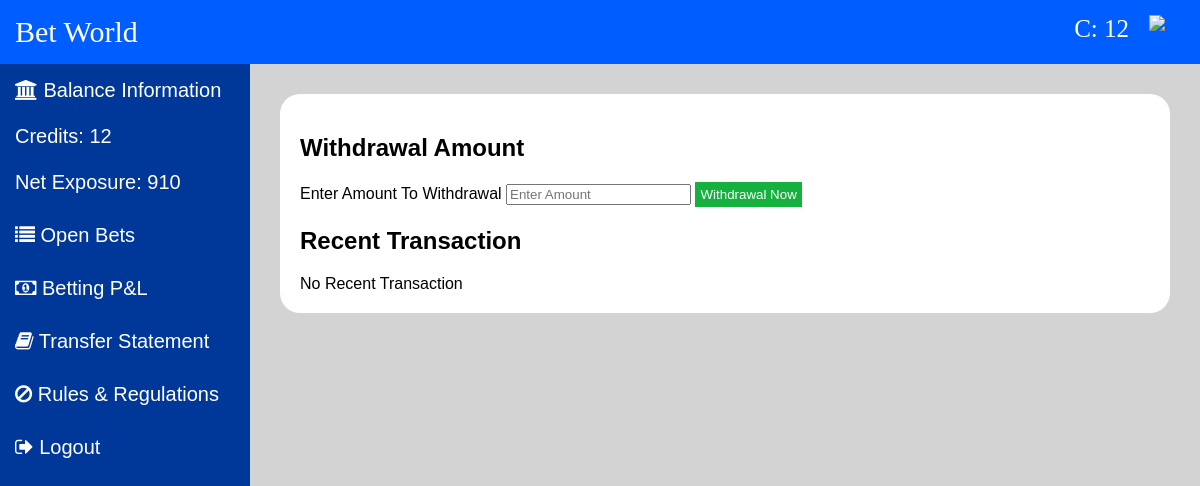
The app's page /transfer.php (signed in), older data.
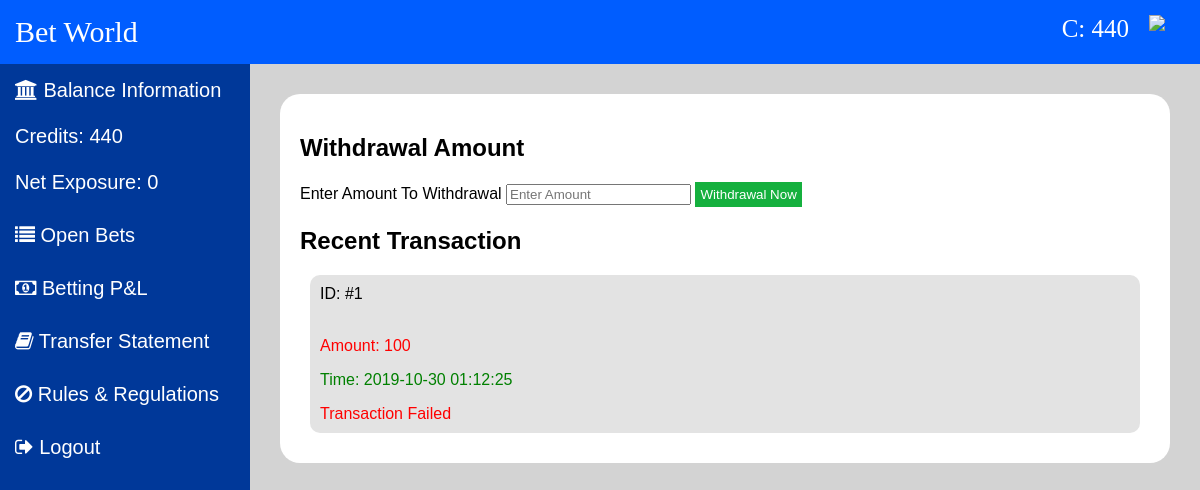
The same page, newer data.
### tables this page shows
CREATE TABLE `users` (
  `id` int(11) NOT NULL,
  `name` varchar(1100) NOT NULL,
  `username` varchar(1100) NOT NULL,
  `email` varchar(1100) NOT NULL,
  `password` varchar(1100) NOT NULL,
  `phone` varchar(1100) NOT NULL,
  `credits` int(11) NOT NULL,
  `status` int(11) NOT NULL
);

CREATE TABLE `withdrawal` (
  `id` int(11) NOT NULL,
  `username` varchar(1100) NOT NULL,
  `amount` int(11) NOT NULL,
  `time` datetime NOT NULL,
  `status` int(11) NOT NULL
);

### assets/import/config.php (called while the page is built, shortened)
<?php
$SiteName = "Bet World";
function exposer($con,$username){
    $returnVal = 0;
    $sql = "SELECT * FROM `1v1bet` WHERE `username` = '$username' and `status` = 1 ";
    $result = mysqli_query($con, $sql);
    if (mysqli_num_rows($result) > 0) {
        while($row = mysqli_fetch_array($result)){
            $returnVal += $row[5];
        }
    }
    $sql = "SELECT * FROM `2v2bet` WHERE `username` = '$username' and `status` = 1 ";
    $result = mysqli_query($con, $sql);
    if (mysqli_num_rows($result) > 0) {
        while($row = mysqli_fetch_array($result)){
            $returnVal += $row[5];
        }
    }
    $sql = "SELECT * FROM `multiplayerbet` WHERE `username` = '$username' and `status` = 1 ";
    $result = mysqli_query($con, $sql);
    if (mysqli_num_rows($result) > 0) {
        while($row = mysqli_fetch_array($result)){
            $returnVal += $row[4];
        }
    }
    $sql = "SELECT * FROM `scorebet` WHERE `username` = '$username' and `status` = 1 ";
    $result = mysqli_query($con, $sql);
    if (mysqli_num_rows($result) > 0) {
        while($row = mysqli_fetch_array($result)){
            $returnVal += $row[5];
        }
    }
    $sql = "SELECT * FROM `tossbet` WHERE `username` = '$username' and `status` = 1 ";
    $result = mysqli_query($con, $sql);
    if (mysqli_num_rows($result) > 0) {
        while($row = mysqli_fetch_array($result)){
            $returnVal += $row[4];
        }
    }
    return $returnVal;
}
?>

### transfer.php (the view, shortened to what this page needs)
<?php
require_once 'assets/import/config.php';
if (isset($_COOKIE["login"])) {
    $username = $_COOKIE["username"];
}
$sql = "SELECT * FROM `users` WHERE `username` = '$username' ";
$result = mysqli_query($con, $sql);
if (mysqli_num_rows($result) > 0) {
    $row = mysqli_fetch_array($result);
    $credits = $row[6];
}
$netExposure = exposer($con, $username);
?>
<!DOCTYPE html>
<html>
<head>
    <link rel="stylesheet" href="css/dashboard.css">
    <link rel="stylesheet" href="https://cdnjs.cloudflare.com/ajax/libs/font-awesome/4.7.0/css/font-awesome.min.css">
</head>
<body>
    <header>
        <span id="sitetitle"><a href="dashboard.php"><?php echo $SiteName; ?></a></span>
        <span id="user"><img src="assets/img/avatar.png"></span>
        <span id="credits">C: <?php echo $credits ?></span>
    </header>
    <main>
        <div id="menu">
            <div id="items"><a><i class="fa fa-bank" aria-hidden="true"></i> Balance Information
                    <br><br>
                    Credits: <?php echo $credits ?>
                    <br><br>
                    Net Exposure: <?php echo $netExposure; ?>
                </a></div>
            <div id="items"><a href="openbets.php"><i class="fa fa-list" aria-hidden="true"></i> Open Bets</a></div>
            <div id="items"><a href="bettingpnl.php"><i class="fa fa-money" aria-hidden="true"></i> Betting P&L</a></div>
            <div id="items"><a href="transfer.php"><i class="fa fa-book" aria-hidden="true"></i> Transfer Statement</a></div>
            <div id="items"><a href="rules.php"><i class="fa fa-ban" aria-hidden="true"></i> Rules & Regulations</a></div>
            <div id="items"><a href="logout.php"><i class="fa fa-sign-out" aria-hidden="true"></i> Logout</a></div>
        </div>
        <div id="content">
            <div id="box">
                <h2>Withdrawal Amount</h2>
                <form action="transfer.php" method="post">
                    <label>Enter Amount To Withdrawal</label>
                    <input type="number" name='amount' placeholder="Enter Amount" required>
                    <input type="submit" name='submit' value="Withdrawal Now" style="border: none; background: #15b03e; color: #fff; padding: 5px;">
                </form>
                <h2>Recent Transaction</h2>
                <?php
                $sql = "SELECT * FROM `withdrawal` WHERE `username` = '$username' ";
                $result = mysqli_query($con, $sql);
                if (mysqli_num_rows($result) > 0) {
                    while ($row = mysqli_fetch_array($result)) {
                        echo "
                        <div style='padding: 10px; margin: 10px; background: #e3e3e3; border-radius: 10px;'>
                        ID: #$row[0]
                        <br>
                        <br>
                        <p style='color: red;'> Amount: $row[2]</p>
                        <p style='color: green;'> Time: $row[3]</p>
                        ";
                        if ($row[4] == 0) {
                            echo "<span style='color: yellow;'>Pending</span>";
                        } elseif ($row[4] == -1) {
                            echo "<span style='color: red;'>Transaction Failed</span>";
                        } elseif ($row[4] == 1) {
                            echo "<span style='color: green;'>Transaction Completed</span>";
                        }
                        echo "</div>";
                    }
                } else {
                    echo "No Recent Transaction";
                }
                ?>
            </div>
        </div>
    </main>
</body>
</html>

Row changes from the older to the newer data that the page shows:
changed users: credits "12" → "440"
added withdrawal: id "1", amount "100", time "2019-10-30 01:12:25", status "Transaction Failed"
Text that changed along with them:
$netExposure: "910" → "0"
text no longer shown: "No Recent Transaction"
